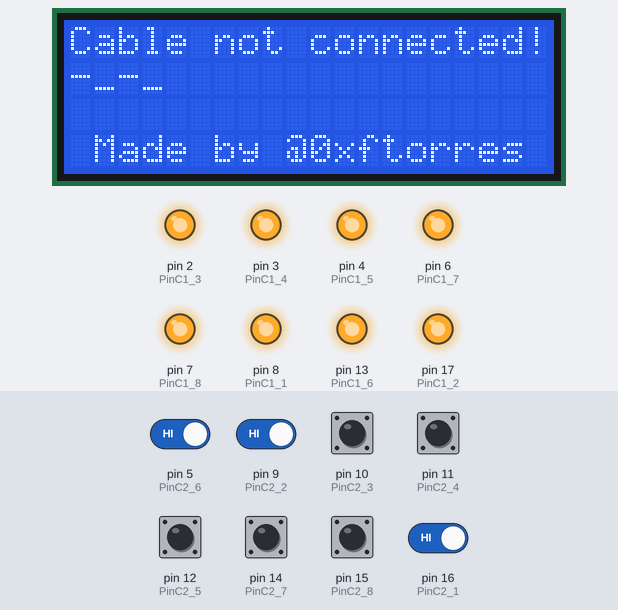
Bench run of a sketch on a simulated Arduino Uno, built with avr-gcc and run on an emulated ATmega328P. Shown: 20×4 character LCD, output pins drawn as LEDs (lit = HIGH). Dashed ring = blinking. Inputs (shaded band) come from the test bench; at power-on: pin 5 (PinC2_6), pin 9 (PinC2_2), pin 10 (PinC2_3), pin 11 (PinC2_4), pin 12 (PinC2_5), pin 14 (PinC2_7), pin 15 (PinC2_8), pin 16 (PinC2_1) HIGH. What the sketch prints to the serial monitor is not drawn.

Above: at 1.4 s.
1.5 s: pin 5 (PinC2_6) driven LOW and pin 9 (PinC2_2) driven LOW
At 6.7 s:
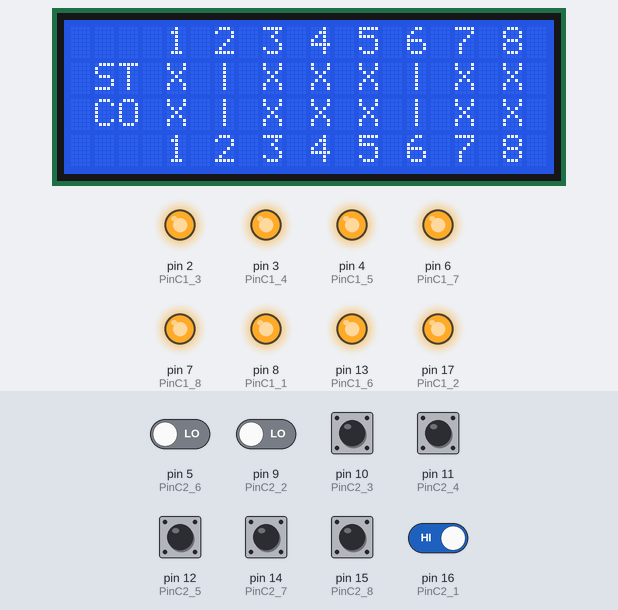
6.9 s: pin 5 (PinC2_6) driven HIGH
16.8 s: pin 9 (PinC2_2) driven HIGH
At 17.41 s:
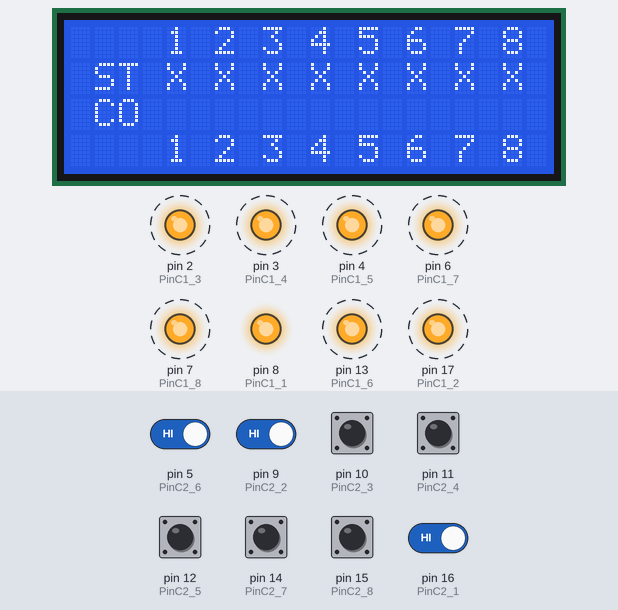
22.2 s: pin 5 (PinC2_6) driven LOW
At 30.2 s:
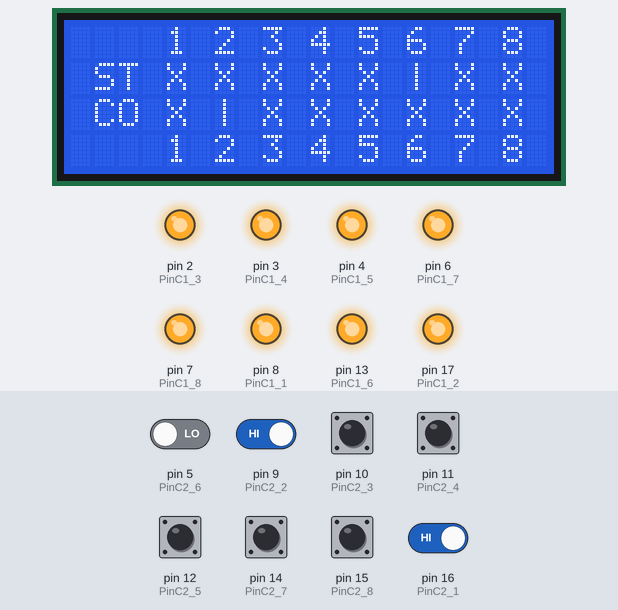
30.4 s: pin 16 (PinC2_1) driven LOW
40.3 s: pin 10 (PinC2_3) pulled LOW for 3 s
At 42.6 s:
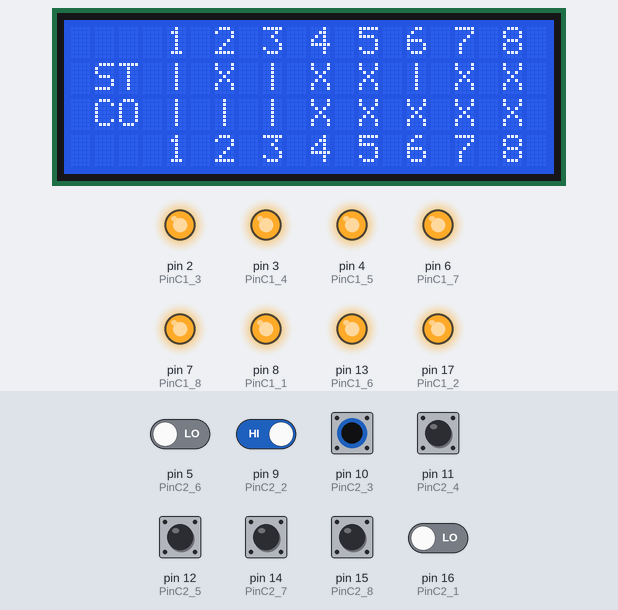
Timing chart, 0 to 53.5 s (numbered marks = the images above; inputs shaded):
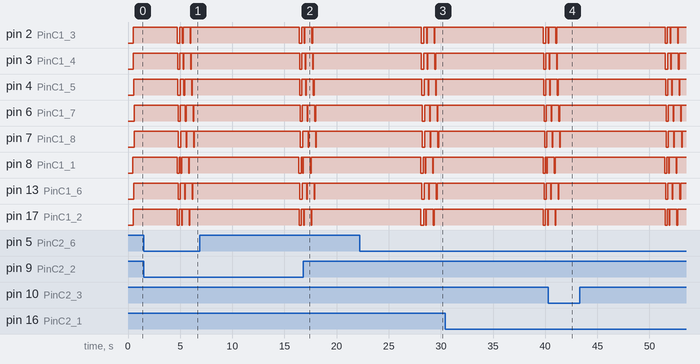

The sketch:

RJ45Checker.ino
```cpp
#include <LiquidCrystal_I2C.h>

// Connector 1
#define PinC1_1 8
#define PinC1_2 17
#define PinC1_3 2
#define PinC1_4 3
#define PinC1_5 4
#define PinC1_6 13
#define PinC1_7 6
#define PinC1_8 7

// Connector 2
#define PinC2_1 16
#define PinC2_2 9
#define PinC2_3 10
#define PinC2_4 11
#define PinC2_5 12
#define PinC2_6 5
#define PinC2_7 14
#define PinC2_8 15

#define HIGH_PullUp LOW
#define LOW_PullUp HIGH

LiquidCrystal_I2C lcd(0x27,20,4);  // set the LCD address to 0x27 for a 16 chars and 2 line display

// Pin array for each connector
// Output
const int CO[] = {PinC1_1, PinC1_2, PinC1_3, PinC1_4, PinC1_5, PinC1_6, PinC1_7, PinC1_8};
// Input
const int CI[] = {PinC2_1, PinC2_2, PinC2_3, PinC2_4, PinC2_5, PinC2_6, PinC2_7, PinC2_8};

// Connections matrix for StraightThrough
const int StraightThrough[][2] = {
  {PinC1_1, PinC2_1},
  {PinC1_2, PinC2_2},
  {PinC1_3, PinC2_3},
  {PinC1_4, PinC2_4},
  {PinC1_5, PinC2_5},
  {PinC1_6, PinC2_6},
  {PinC1_7, PinC2_7},
  {PinC1_8, PinC2_8}
};

// Connections matrix for CrossOver
const int CrossOver[][2] = {
  {PinC1_1, PinC2_3},
  {PinC1_2, PinC2_6},
  {PinC1_3, PinC2_1},
  {PinC1_4, PinC2_7},
  {PinC1_5, PinC2_8},
  {PinC1_6, PinC2_2},
  {PinC1_7, PinC2_4},
  {PinC1_8, PinC2_5}
};

void setBitIO(int pin, int state){
  digitalWrite(pin, state);
  delay(10);
}

void setAllLow(int con[]){
  for(int i=0; i < 8; i++){
    setBitIO(con[i], LOW_PullUp);
    delay(10);
  }
}

void setAllHigh(int con[]){
  for(int i=0; i < 8; i++){
    setBitIO(con[i], HIGH_PullUp);
    delay(10);
  }
}

void setAllInput(int con[]){
  for(int i=0; i < 8; i++){
    pinMode(con[i], INPUT_PULLUP);
    delay(10);
  }
}

void setAllOutput(int con[]){
  for(int i=0; i < 8; i++){
    pinMode(con[i], OUTPUT);
    delay(10);
  }
}

void cableNotDetectedScreen(){
  lcd.clear();
  lcd.setCursor(0,0);
  lcd.print("Cable not connected!");

  lcd.setCursor(1,3);
  lcd.print("Made by @0xftorres");

  for (int i=0; i < 20; i++) {
    lcd.setCursor(i,1);
    if(i%2==0) {
      lcd.print("-");
    } else{
      lcd.print("_");
    }
    delay(200);
  }
}

bool detectCable(){
  setAllHigh(CO);
  for(int i=0; i < 8; i++){
    if (digitalRead(CI[i]) == HIGH_PullUp){
      return true;
    }
    delay(10);
  }
  return false;
}

void comparePins(int S[][2]){
  // set every output pin to low
  setAllLow(CO);

  // loop parameter
  for (int i=0; i < 8; i++){

    // set pin to 1
    setBitIO(S[i][0], HIGH_PullUp);

    if (digitalRead(S[i][1]) == HIGH_PullUp){
      // link is correct

      lcd.print("| ");
      delay(50);
    } else{
      // link is incorrect

      Serial.print(S[i][0]);
      Serial.print("-->");
      Serial.println(S[i][1]);
      lcd.print("X ");
      delay(50);
    }

    // set pin back to 0
    setBitIO(S[i][0], LOW_PullUp);
  }
}

void setup()
{
  // serial for debugging
  Serial.begin(9600);

  // lcd setup
  lcd.init();
  lcd.backlight();

  // initial state for pins
  setAllOutput(CO);
  setAllInput(CI);
}

void loop()
{
  if(detectCable()){

    lcd.clear();

    // print numbers
    lcd.setCursor(4,0);
    lcd.print("1 2 3 4 5 6 7 8");
    lcd.setCursor(4,3);
    lcd.print("1 2 3 4 5 6 7 8");

    // print labels
    lcd.setCursor(1,1);
    lcd.print("ST ");
    lcd.setCursor(1,2);
    lcd.print("CO ");

    // print straight-through
    lcd.setCursor(4,1);
    comparePins(StraightThrough);

    // print straight-through
    lcd.setCursor(4,2);
    comparePins(CrossOver);

    delay(10000);
  }

  else {
    setAllLow(CO);
    cableNotDetectedScreen();
  }
}
```

Measured:
- after the input at 1.5 s, the display: first differs from a run without the input after 3.6 s (image 1 shows a later state)
- after the input at 16.8 s, the display: first changes at once (image 2 shows a later state)
- after the input at 22.2 s, the display: first changes after 6.3 s (image 3 shows a later state)
- after the input at 40.3 s, the display: first changes at once (image 4 shows a later state)
